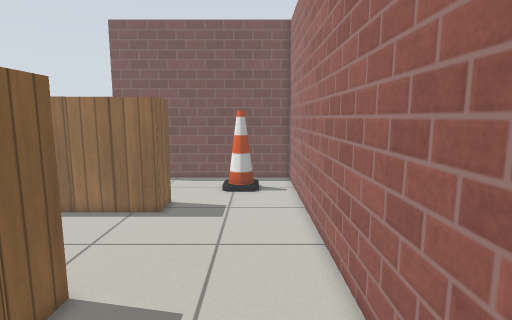
[1] (above)

21 first-person views from a walk through a robot-simulator world made for Gazebo. The camera is 1 m above the floor, tilts 8° down and sees 80° across. The floor is counted in squares, 0.2 m on a side. Each view is taken from the middle of a square. On the plan, view 1 faces up. The plan holds only what a view shows up to about 20 squares ahead; the rest is blank. Gazebo's built-in surfaces are drawn with simple patterns.

[2]
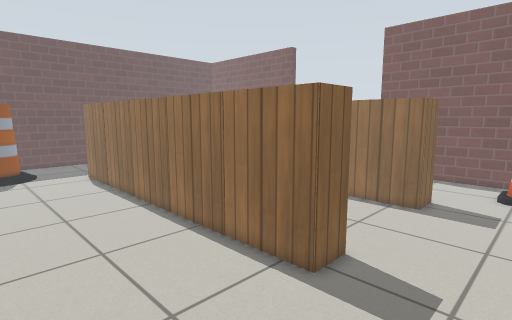

[3]
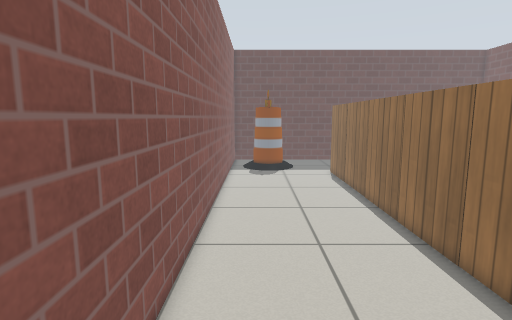

[4]
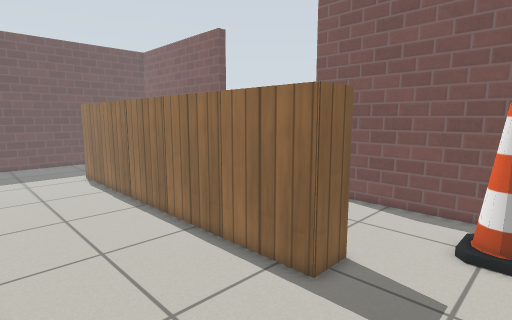

[5]
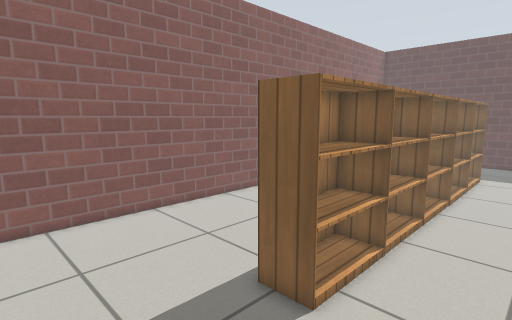

[6]
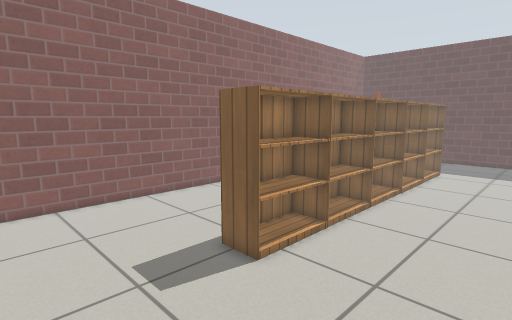

[7]
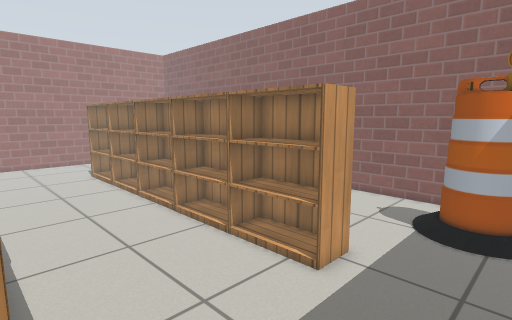

[8]
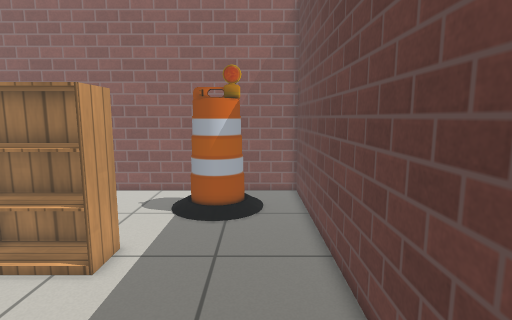

[9]
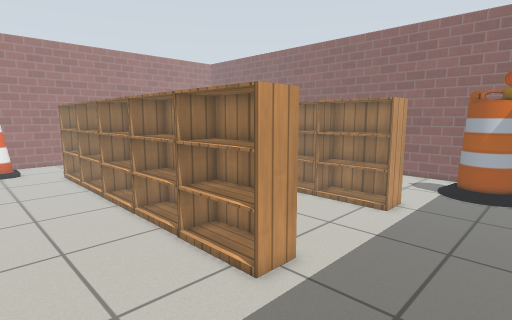

[10]
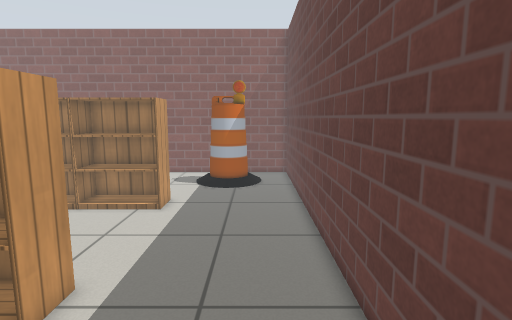

[11]
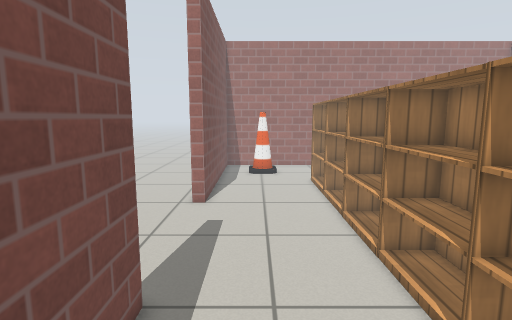

[12]
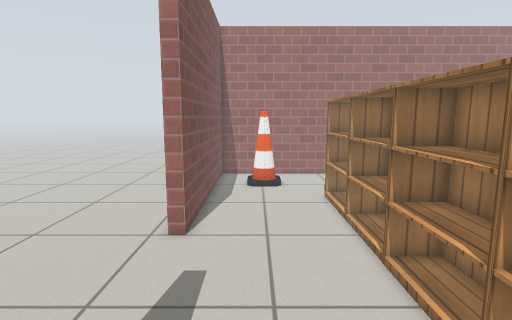

[13]
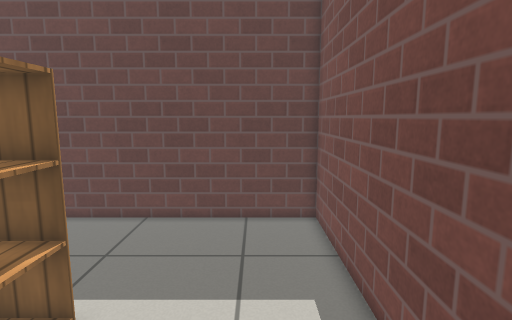

[14]
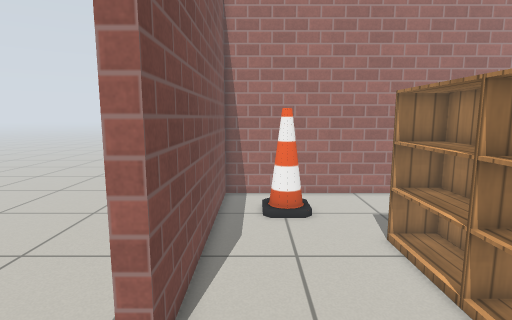

[15]
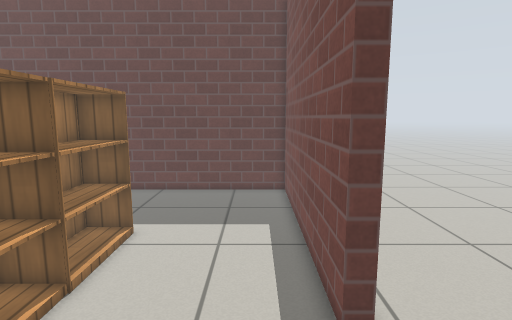

[16]
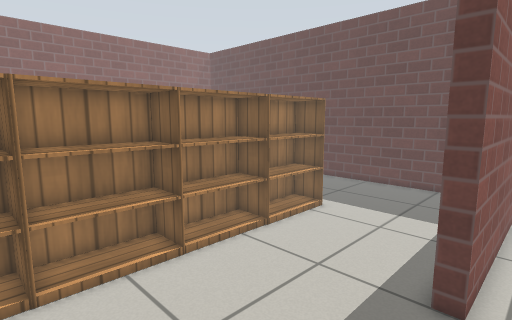

[17]
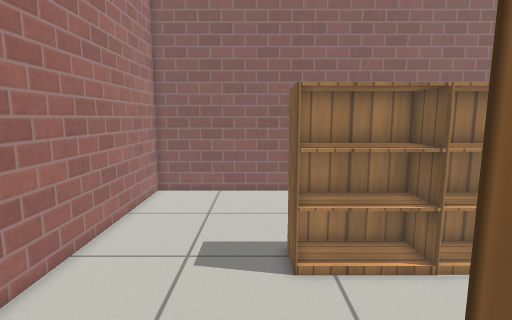

[18]
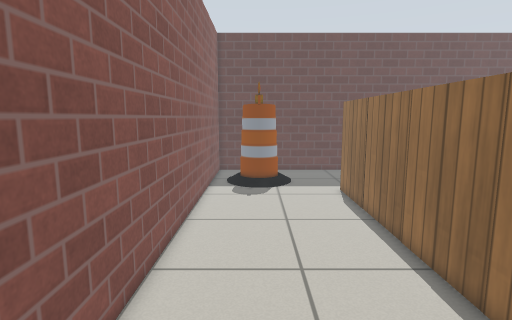

[19]
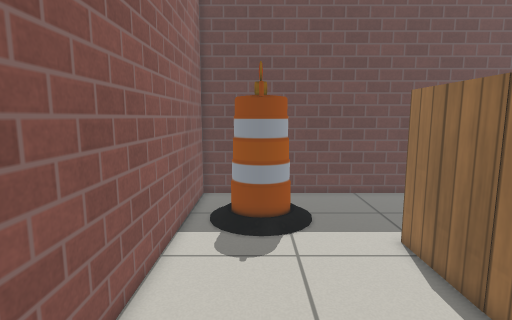

[20]
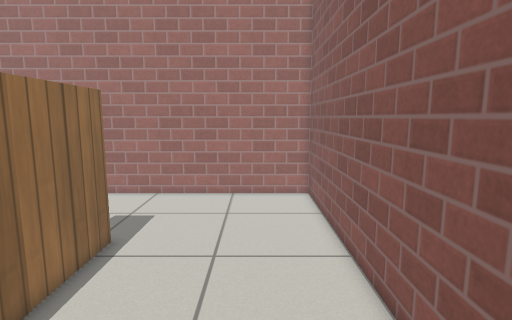

[21]
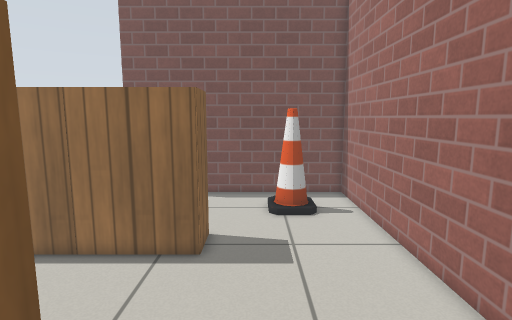

### Floor plan
Points are (right, up) in squares from view 1. A wall is a line through its corners. A room is listed if a view was taken in it or the views show most of it. See-through windows are left out.
Room 1 (views 1, 2, 3, 4, 5, 6, 7, 8, 9, 10, 11, 12, 13, 14, 15, 17, 18, 19, 20, 21)
walls: (-21.5, 25) (-35.8, 25) (-35.8, -3.5) (2.7, -3.5) (2.7, 25) (-11.5, 25)
ways out: opening at (-16.5, 25.5) to room 2
objects: barrel (-32, -1) to (-30, 2); bookshelf (-28, 6) to (-24, 8); bookshelf (-28, 16) to (-24, 17); bookshelf (-23, 6) to (-19, 8); bookshelf (-23, 16) to (-19, 17); bookshelf (-18, 6) to (-15, 8); bookshelf (-18, 16) to (-15, 17); bookshelf (-14, 6) to (-10, 8); bookshelf (-14, 16) to (-10, 17); bookshelf (-9, 6) to (-5, 8); bookshelf (-9, 16) to (-5, 17); cone (-2, 21) to (0, 22)
Room 2 (view 16)
walls: (-11.5, 25) (-11.5, 25.9); (-30.7, 25.8) (-21.5, 25.8) (-21.5, 25)
ways out: opening at (-16.5, 25.5) to room 1

Positions as (right, up) in squares from view 1, and headings:
1: (0, 0), facing up
2: (0, -2), facing up-left
3: (0, -1), facing left
4: (0, 8), facing up-left
5: (1, 12), facing down-left
6: (2, 15), facing down-left
7: (-33, 16), facing down-right
8: (-33, 17), facing down
9: (-34, 24), facing down-right
10: (-33, 24), facing down
11: (-29, 22), facing right
12: (-24, 22), facing right
13: (-21, 22), facing left
14: (-17, 23), facing right
15: (-15, 23), facing left
16: (-13, 27), facing down-left
17: (-4, 17), facing down
18: (-7, 0), facing left
19: (-16, 0), facing left
20: (-17, 0), facing right
21: (-3, 5), facing up
